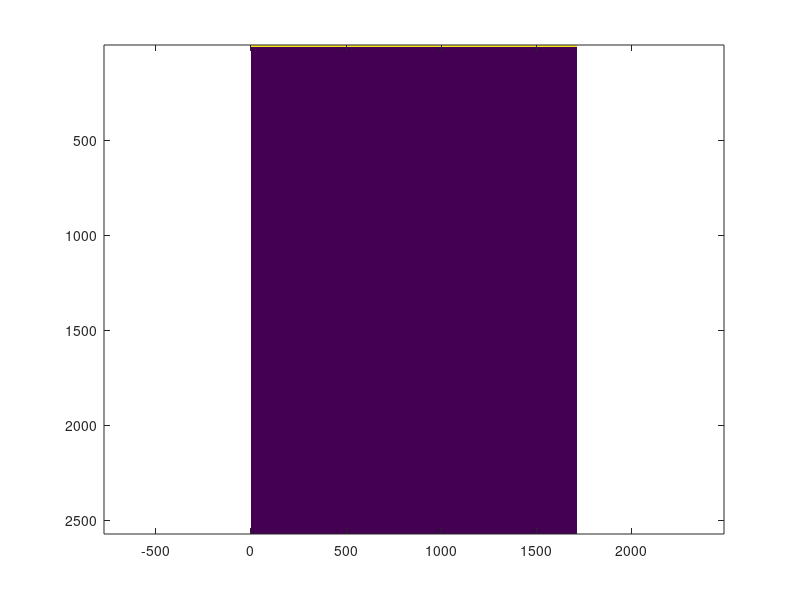

The MATLAB script that drew this image: (Note: this script raises an error after producing the figure.)
%%%%%%%%%%%%%%%%%%%%%%%%%%%%%%%%%%%%%%%%%%%%%%%%%%%%%%%%%%%%%
% GIANMARCO PINTON
% WRITTEN: 2018-06-21
% LAST MODIFIED: 2021-03-01
% Launch Fullwave 2 code, easy matlab wrapper
%%%%%%%%%%%%%%%%%%%%%%%%%%%%%%%%%%%%%%%%%%%%%%%%%%%%%%%%%%%%%
addpath /celerina/gfp/mfs/dumbmat/
%nohup matlab -nodisplay -nosplash < fullwave2_launcher_lavarello.m > output.txt &
%%% Basic variables %%%%%%%%%%%%%%%%%%%%%%%%%%%%%%%%%%%%%%%%%
c0 = 1540;         % speed of sound (m/s)
omega0 = 2*pi*5.5e6; % center radian frequency of transmitted wave
wX = 4e-2;         % width of simulation field (m)
wY = 6e-2;         % depth of simulation field (m)
duration = wY*2.3/c0;  % duration of simulation (s)
p0 = 1e5; % pressure in Pa
%%% Advanced variables %%%%%%%%%%%%%%%%%%%%%%%%%%%%%%%%%%%%%%
ppw = 12;           % number of points per spatial wavelength
cfl = 0.4;         % Courant-Friedrichs-Levi condition
%%% Grid size calculations %%%%%%%%%%%%%%%%%%%%%%%%%%%%%%%%%%
lambda = c0/omega0*2*pi;
nX = round(wX/lambda*ppw);  % number of lateral elements
nY = round(wY/lambda*ppw);  % number of depth elements
nT = round(duration*c0/lambda*ppw/cfl);
dX = c0/omega0*2*pi/ppw
dY= c0/omega0*2*pi/ppw
dT = dX/c0*cfl;

ncycles = 2; % number of cycles in pulse
dur = 2; % exponential drop-off of envelope
%%% Generate input coordinates %%%%%%%%%%%%%%%%%%%%%%%%%%%
inmap = zeros(nX,nY); 
inmap(:,1:8)=ones(nX,8);
imagesc(inmap'), axis equal, axis tight
incoords = mapToCoords(inmap); % note zero indexing for compiled code
plot(incoords(:,1),incoords(:,2),'.')
%%% Generate initial conditions based on input coordinates %%%%%%
ncycles = 2; % number of cycles in pulse
dur = 2; % exponential drop-off of envelope
fcen=[round(nX/2) round(nY/1.3)]; % center of focus
t = (0:nT-1)/nT*duration-ncycles/omega0*2*pi;
icvec = exp(-(1.05*t*omega0/(ncycles*pi)).^(2*dur)).*sin(t*omega0)*p0;
plot(icvec)
icmat=repmat(icvec,size(incoords,1)/8,1);
for k=2:8
  t=t-dX/c0; icvec = exp(-(1.05*t*omega0/(ncycles*pi)).^(2*dur)).*sin(t*omega0)*p0;
  icmat=[icmat' repmat(icvec,size(incoords,1)/8,1)']';
end
imagesc(icmat)

foc=round(3e-2/dX);
fcen=[round(nX/2) foc]; % center of focus

cmap = ones(nX,nY)*1540;   % speed of sound map (m/s)
cmap(fcen(1)-1:fcen(1)+1,fcen(2)-1:fcen(2)+1)=0.5*c0; % scatterer
imagesc(cmap'), axis equal, axis tight

t = (0:nT-1)/nT*duration-ncycles/omega0*2*pi;
icvec = exp(-(1.05*t*omega0/(ncycles*pi)).^(2*dur)).*sin(t*omega0)*p0;
[icmat dd] = focusCoords(fcen(1),fcen(2),incoords(1:size(incoords,1)/8,:),icvec,cfl);
for k=2:8
  t=t-dX/c0; icvec = exp(-(1.05*t*omega0/(ncycles*pi)).^(2*dur)).*sin(t*omega0)*p0;
  icmat=[icmat' focusCoords(fcen(1),fcen(2),incoords((k-1)*size(incoords,1)/8+1:(k)*size(incoords,1)/8,:),icvec,cfl)']';
end
imagesc(icmat)


%%% Generate output coordinates %%%%%%%%%%%%%%%%%%%%%%%%%%
modX=3; modY=3;
outcoords = coordsMatrix(nX,nY,modX,modY);
plot(outcoords(:,1),outcoords(:,2),'.')
%%% Generate field maps %%%%%%%%%%%%%%%%%%%%%%%%%%%%%%%%%%
cmap = ones(nX,nY)*1540;   % speed of sound map (m/s)
rhomap = ones(nX,nY)*1000; % density map (kg/m^3)
Amap = ones(nX,nY)*0.5;    % attenuation map (dB/MHz/cm)
betamap = ones(nX,nY)*0.0;    % nonlinearity map 
imagesc(cmap'), axis equal, axis tight

rhos=rand(nX,nY); rhos(find(rhos>0.05))=0; rhos=rhos/0.05;
rhomap=rhomap-rhos*50;
imagesc((1:nX)*dX,(1:nY)*dY,rhomap'), axis equal, axis tight
xlabel('m'), ylabel('m'), cbar=colorbar; title(cbar,'kg/m^3')
saveFig(gcf,'rhomap')
imagesc((1:nX)*dX,(1:nY)*dY,Amap'), axis equal, axis tight
xlabel('m'), ylabel('m'), cbar=colorbar; title(cbar,'dB/MHz/cm')
saveFig(gcf,'Amap1') 

%%% write files  %%%%%%%%%%%%%%%%%%%%%%%%%%%%%%%%%%%%%%%%%%%%%%%%%%%%%%%%%
prep_fullwave2_try6_nln_relaxing4(c0,omega0,wX,wY,duration,p0,ppw,cfl,cmap,rhomap,Amap,betamap,incoords,outcoords,icmat)
tic
eval('!./fullwave2_try6_nln_relaxing')
toc

pause(60)
%%%%%%%%%%%%%%%%%%%%%%%%%%%%%%%%%%%%%%%%%%%%%%%%%%%%%%%%%%%%%%%%%%%
ncoordsout=size(outcoords,1)
nX2=length(1:modX:nX); nY2=length(1:modY:nY);
nRun=sizeOfFile('genout.dat')/4/ncoordsout

nRun=sizeOfFile('genout.dat')/4/ncoordsout
while(nRun<nT-3)
  pause(60)
  nRun=sizeOfFile('genout.dat')/4/ncoordsout
end

genout = readGenoutSlice(['genout.dat'],0:nRun-1,size(outcoords,1));
p = reshape(genout,size(genout,1),nY2,nX2);
imagesc(squeeze(p(end,:,:))), colorbar

tx1.pxducer=squeeze(p(:,ceil(9/modX),:));
tx1.dT=dT;
tx1.dX=dX*modX;
tx1.cmap=cmap;
tx1.Amap=Amap;
tx1.rhomap=rhomap;
tx1.betamap=betamap;

for i=1:20:size(p,1)
  imagesc(powcompress(squeeze(p(i,:,:)),1/3)), title(num2str(i)), drawnow
end

%%%%%%%%%%%%%%%%%%%%%%%%%%%%%%%%%%%%%%%%%%%%%%%%%%%%%%%%%%%%%%%%%%%
%% now with attenuation %%
[idx]=circleIdx([nX nY],fcen,1.5e-2/dX/2);
Amap(idx)=1;
imagesc((1:nX)*dX,(1:nY)*dY,Amap'), axis equal, axis tight
xlabel('m'), ylabel('m'), cbar=colorbar; title(cbar,'dB/MHz/cm')
saveFig(gcf,'Amap2') 
%%% write files  %%%%%%%%%%%%%%%%%%%%%%%%%%%%%%%%%%%%%%%%%%%%%%%%%%%%%%%%%
prep_fullwave2_try6_nln_relaxing4(c0,omega0,wX,wY,duration,p0,ppw,cfl,cmap,rhomap,Amap,betamap,incoords,outcoords,icmat)
tic
eval('!./fullwave2_try6_nln_relaxing & ')
toc

pause(60)

%%%%%%%%%%%%%%%%%%%%%%%%%%%%%%%%%%%%%%%%%%%%%%%%%%%%%%%%%%%%%%%%%%%
ncoordsout=size(outcoords,1)
nX2=length(1:modX:nX); nY2=length(1:modY:nY);
nRun=sizeOfFile('genout.dat')/4/ncoordsout


nRun=sizeOfFile('genout.dat')/4/ncoordsout
while(nRun<nT-3)
  pause(60)
  nRun=sizeOfFile('genout.dat')/4/ncoordsout
end


genout = readGenoutSlice(['genout.dat'],0:nRun-1,size(outcoords,1));
p = reshape(genout,size(genout,1),nY2,nX2);
imagesc(squeeze(p(end,:,:))), colorbar

tx2.pxducer=squeeze(p(:,ceil(9/modX),:));
tx2.dT=dT;
tx2.dX=dX*modX;
tx2.cmap=cmap;
tx2.Amap=Amap;
tx2.rhomap=rhomap;
tx2.betamap=betamap;


for i=1:20:size(p,1)
  imagesc(powcompress(squeeze(p(i,:,:)),1/3)), title(num2str(i)), drawnow
end


save fullwave_attenuation_lesion.mat tx1 tx2

imagesc(powcompress(tx1.pxducer,1/4))
saveFig(gcf,'pxducer1') 
imagesc(powcompress(tx1.pxducer,1/4))
saveFig(gcf,'pxducer2') 






if(0)


%%%%%%%%%%%%%%%%%%%%%%%%%%%%%%%%%%%%%%%%%%%%%%%%%%
%% Let's add a surface %%%%%%%%%%%%%%%%%%%%%%%%%%
cmap(:,round(nY/2):end)=0.95*c0; % surface
imagesc(cmap')

prep_fullwave2_try6_nln_relaxing4(c0,omega0,wX,wY,duration,p0,ppw,cfl,cmap,rhomap,Amap,betamap,incoords,outcoords,icmat)
tic
eval('!./fullwave2_try6_nln_relaxing')
toc
ncoordsout=size(outcoords,1)
nX2=length(1:modX:nX); nY2=length(1:modY:nY);
nRun=sizeOfFile('genout.dat')/4/ncoordsout
genout = readGenoutSlice(['genout.dat'],0:nRun-1,size(outcoords,1));
p = reshape(genout,size(genout,1),nY2,nX2);
imagesc(squeeze(p(end,:,:))), colorbar

for i=1:20:size(p,1)
  imagesc(squeeze(p(i,:,:)), [-1 1]*p0), title(num2str(i)), drawnow
end
%% use powcompress to view small amplitude fields %%
for i=1:20:size(p,1)
  imagesc(powcompress(squeeze(p(i,:,:)),1/3)), title(num2str(i)), drawnow
end
%%%%%%%%%%%%%%%%%%%%%%%%%%%%%%%%%%%%%%%%%%%%%%%%%%%%%%%%%%%%%%%%%%%%%
%% Let's add the scatterer back in and let's focus to the scatterer%%
foc=round(nY/1.3);
fcen=[round(nX/2) foc]; % center of focus

cmap = ones(nX,nY)*1540;   % speed of sound map (m/s)
cmap(fcen(1)-1:fcen(1)+1,fcen(2)-1:fcen(2)+1)=0.5*c0; % scatterer
imagesc(cmap'), axis equal, axis tight

t = (0:nT-1)/nT*duration-ncycles/omega0*2*pi;
icvec = exp(-(1.05*t*omega0/(ncycles*pi)).^(2*dur)).*sin(t*omega0)*p0;
[icmat dd] = focusCoords(fcen(1),fcen(2),incoords(1:size(incoords,1)/8,:),icvec,cfl);
for k=2:8
  t=t-dX/c0; icvec = exp(-(1.05*t*omega0/(ncycles*pi)).^(2*dur)).*sin(t*omega0)*p0;
  icmat=[icmat' focusCoords(fcen(1),fcen(2),incoords((k-1)*size(incoords,1)/8+1:(k)*size(incoords,1)/8,:),icvec,cfl)']';
end
imagesc(icmat)

prep_fullwave2_try6_nln_relaxing4(c0,omega0,wX,wY,duration,p0,ppw,cfl,cmap,rhomap,Amap,betamap,incoords,outcoords,icmat)
tic
eval('!./fullwave2_try6_nln_relaxing')
toc
ncoordsout=size(outcoords,1)
nX2=length(1:modX:nX); nY2=length(1:modY:nY);
nRun=sizeOfFile('genout.dat')/4/ncoordsout
genout = readGenoutSlice(['genout.dat'],0:nRun-1,size(outcoords,1));
p = reshape(genout,size(genout,1),nY2,nX2);
imagesc(squeeze(p(end,:,:))), colorbar

for i=1:20:size(p,1)
  imagesc(squeeze(p(i,:,:)), [-1 1]*p0), title(num2str(i)), drawnow
end
%% use powcompress to view small amplitude fields %%
for i=1:20:size(p,1)
  imagesc(powcompress(squeeze(p(i,:,:)),1/3)), title(num2str(i)), drawnow
end
%%%%%%%%%%%%%%%%%%%%%%%%%%%%%%%%%%%%%%%%%%%%%%%%%%%%%%%%%%%%%%%%%%%%%
%% Let's add another scatterer off axis and let's focus to the scatterer%%
foc=round(nY/1.3);
fcen=[round(nX/4) foc]; % center of focus

cmap = ones(nX,nY)*1540;   % speed of sound map (m/s)
cmap(fcen(1)-1:fcen(1)+1,fcen(2)-1:fcen(2)+1)=0.5*c0; % scatterer
imagesc(cmap'), axis equal, axis tight

t = (0:nT-1)/nT*duration-ncycles/omega0*2*pi;
icvec = exp(-(1.05*t*omega0/(ncycles*pi)).^(2*dur)).*sin(t*omega0)*p0;
[icmat dd] = focusCoords(fcen(1),fcen(2),incoords(1:size(incoords,1)/8,:),icvec,cfl);
for k=2:8
  t=t-dX/c0; icvec = exp(-(1.05*t*omega0/(ncycles*pi)).^(2*dur)).*sin(t*omega0)*p0;
  icmat=[icmat' focusCoords(fcen(1),fcen(2),incoords((k-1)*size(incoords,1)/8+1:(k)*size(incoords,1)/8,:),icvec,cfl)']';
end
imagesc(icmat)

prep_fullwave2_try6_nln_relaxing4(c0,omega0,wX,wY,duration,p0,ppw,cfl,cmap,rhomap,Amap,betamap,incoords,outcoords,icmat)
tic
eval('!./fullwave2_try6_nln_relaxing')
toc
ncoordsout=size(outcoords,1)
nX2=length(1:modX:nX); nY2=length(1:modY:nY);
nRun=sizeOfFile('genout.dat')/4/ncoordsout
genout = readGenoutSlice(['genout.dat'],0:nRun-1,size(outcoords,1));
p = reshape(genout,size(genout,1),nY2,nX2);
imagesc(squeeze(p(end,:,:))), colorbar

for i=1:20:size(p,1)
  imagesc(squeeze(p(i,:,:)), [-1 1]*p0), title(num2str(i)), drawnow
end
%% use powcompress to view small amplitude fields %%
for i=1:20:size(p,1)
  imagesc(powcompress(squeeze(p(i,:,:)),1/3)), title(num2str(i)), drawnow
end
%%%%%%%%%%%%%%%%%%%%%%%%%%%%%%%%%%%%%%%%%%%%%%%%%%%%%%%%%%%%%%%%%%%%%%%%%
%% Let's add many scatterers %%%%%%%%%%%%%%%%%%%%%%%%%%%%%%%%%%%%%%%%%%%%
foc=round(nY/1.3);
fcen=[round(nX/2) foc]; % center of focus

cmap = ones(nX,nY)*1540;   % speed of sound map (m/s)
rhomap = ones(nX,nY)*1000;
rhos=rand(nX,nY); rhos(find(rhos>0.05))=0; rhos=rhos/0.05;
rhomap=rhomap-rhos*50;
imagesc(rhomap'), axis equal, axis tight

t = (0:nT-1)/nT*duration-ncycles/omega0*2*pi;
icvec = exp(-(1.05*t*omega0/(ncycles*pi)).^(2*dur)).*sin(t*omega0)*p0;
[icmat dd] = focusCoords(fcen(1),fcen(2),incoords(1:size(incoords,1)/8,:),icvec,cfl);
for k=2:8
  t=t-dX/c0; icvec = exp(-(1.05*t*omega0/(ncycles*pi)).^(2*dur)).*sin(t*omega0)*p0;
  icmat=[icmat' focusCoords(fcen(1),fcen(2),incoords((k-1)*size(incoords,1)/8+1:(k)*size(incoords,1)/8,:),icvec,cfl)']';
end
imagesc(icmat)

prep_fullwave2_try6_nln_relaxing4(c0,omega0,wX,wY,duration,p0,ppw,cfl,cmap,rhomap,Amap,betamap,incoords,outcoords,icmat)
tic
eval('!./fullwave2_try6_nln_relaxing')
toc
ncoordsout=size(outcoords,1)
nX2=length(1:modX:nX); nY2=length(1:modY:nY);
nRun=sizeOfFile('genout.dat')/4/ncoordsout
genout = readGenoutSlice(['genout.dat'],0:nRun-1,size(outcoords,1));
p = reshape(genout,size(genout,1),nY2,nX2);
imagesc(squeeze(p(end,:,:))), colorbar

%% use powcompress to view small amplitude fields %%
for i=1:20:size(p,1)
  imagesc(powcompress(squeeze(p(i,:,:)),1/3)), title(num2str(i)), drawnow
end


end
